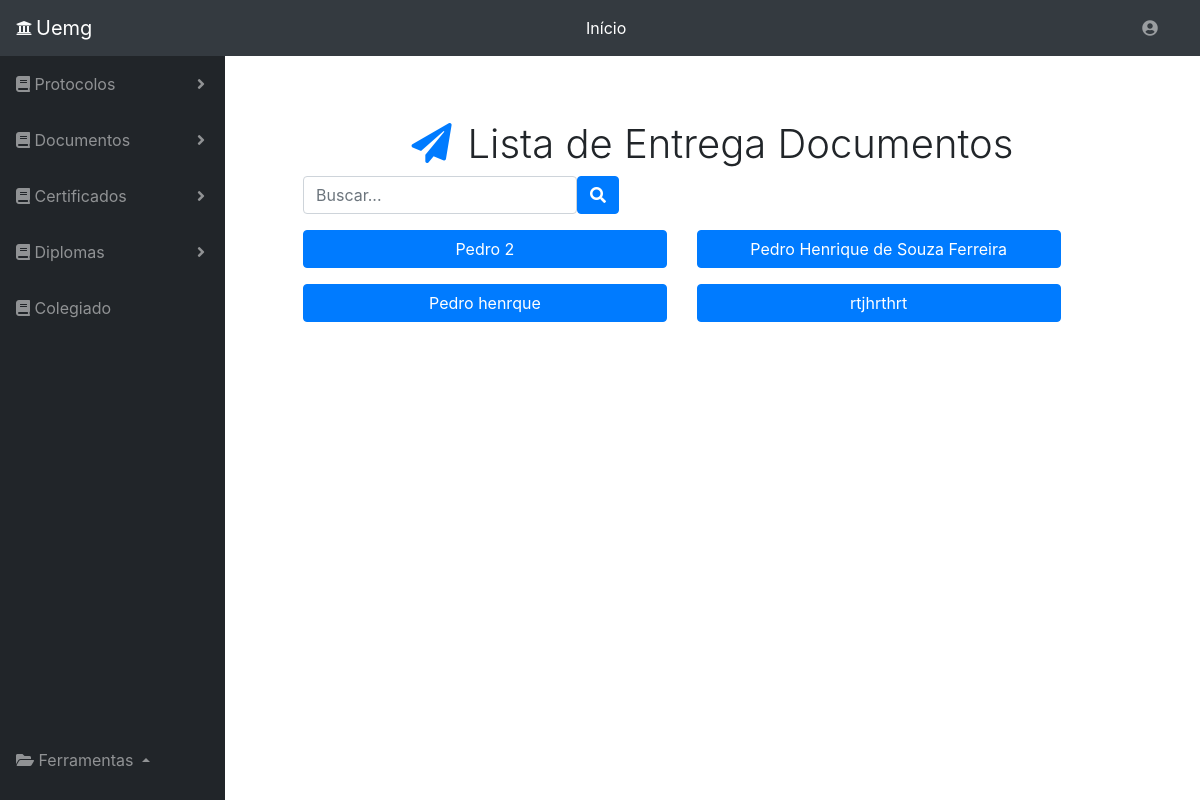
/verficaentregaproto.php, run on an earlier commit of the app's database.
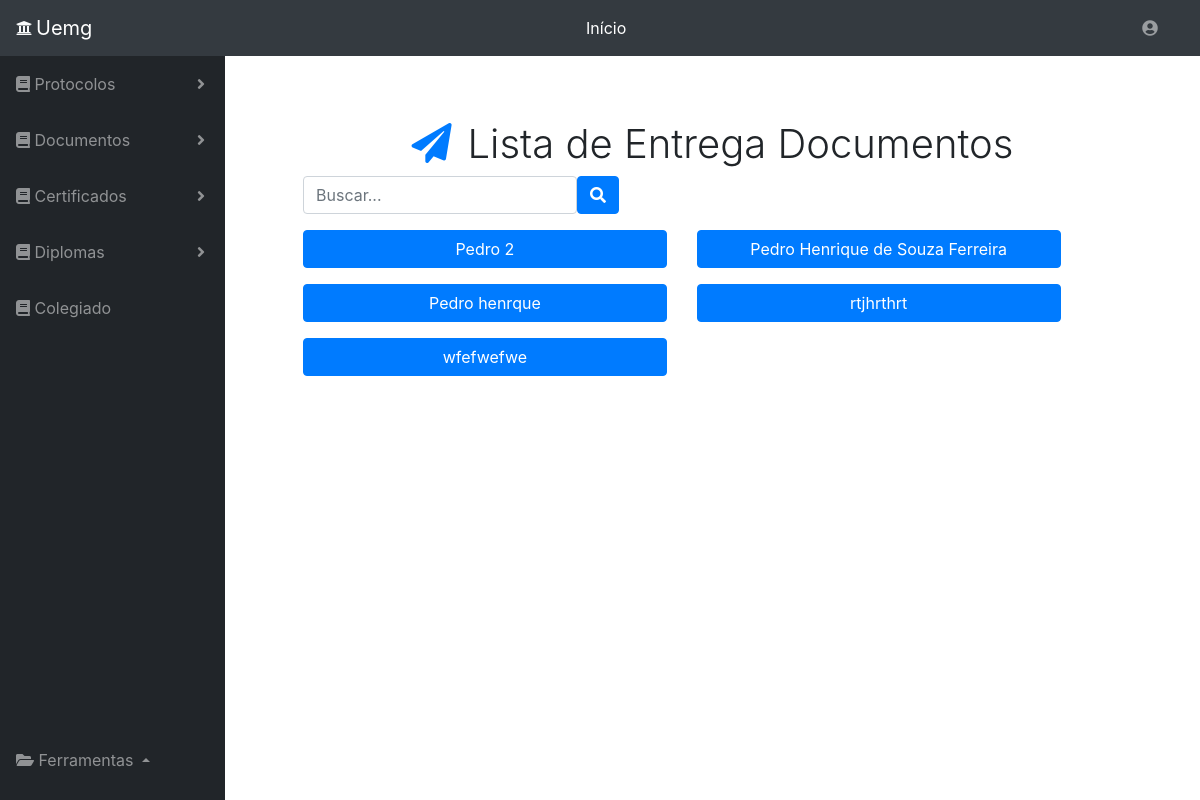
And on a later commit of the database.
### tables this page shows
CREATE TABLE `addentregaprotocolos` (
  `id` int(11) NOT NULL,
  `numproto` varchar(20) NOT NULL,
  `nome` varchar(255) NOT NULL,
  `atendente` varchar(255) NOT NULL,
  `curso` varchar(255) NOT NULL,
  `periodo` varchar(255) NOT NULL,
  `data` date NOT NULL,
  `dataretirada` date NOT NULL,
  `entregue` varchar(255) NOT NULL,
  `descricao` varchar(300) NOT NULL,
  `observacao` varchar(255) NOT NULL,
  `dae` varchar(255) NOT NULL,
  `encaminhamento` varchar(255) NOT NULL,
  `vencimento` varchar(250) NOT NULL,
  `datavencimento` date NOT NULL,
  `status` tinyint(1) NOT NULL
);

### verficaentregaproto.php (the view, shortened to what this page needs)
<!DOCTYPE html>
<head>
    <link rel="stylesheet" href="https://stackpath.bootstrapcdn.com/bootstrap/4.1.3/css/bootstrap.min.css">
    <link rel="stylesheet" type="text/css" media="screen" href="menu.css" />
    <link rel="stylesheet" href="https://use.fontawesome.com/releases/v5.5.0/css/all.css">
</head>
<body id="page-top">
    <nav class="navbar navbar-expand navbar-dark bg-dark static-top">
      <i class="fas fa-university text-light mr-1"></i>
      <a class="navbar-brand mr-1" href="menu.php">Uemg</a>
       <form class="d-none d-md-inline-block form-inline ml-auto mr-0 mr-md-3 my-2 my-md-0">
        <ul class="navbar-nav ml-auto ml-md-0">
            <li class="nav-item dropdown no-arrow">
              <a class="nav-link dropdown-toggle text-white" href="menu.php" id="userDropdown" role="button" >
                Início
              </a>
            </li>
        </ul>
       </form>
      <form class="d-none d-md-inline-block form-inline ml-auto mr-0 mr-md-3 my-2 my-md-0">
        <ul class="navbar-nav ml-auto ml-md-0">
          <li class="nav-item dropdown no-arrow">
            <a class="nav-link dropdown-toggle" href="#" id="userDropdown" role="button" data-toggle="dropdown" aria-haspopup="true" aria-expanded="false">
               <i class="fas fa-user-circle fa-fw"></i>
             </a>
         </li>
        </ul>
      </form>
    </nav>
    <div id="wrapper">
      <?php include_once 'side_bar.php';?>
  <div id="content-wrapper">
        <div class="container-fluid">
          <div class="col-12 text-center my-5">
                               <h1 style="font-weight: 330;"><i class="fa fa-paper-plane text-primary mr-3" aria-hidden="true" ></i>Lista de Entrega Documentos</h1>
           <div class="row">
            <div class="col-12  ">
                <form class="form-inline mb-3 "  >
                  <input class="form-control ml-5" type="search" placeholder="Buscar..." id="buscanome"  onkeyup="buscarDocumentos(this.value)">
                  <button class="btn btn-primary" type="submit"><i class="fas fa-search"></i></button>
                </form>
                <div class ="row" id="resultadoDocs">
                <?php
                        $servername = "127.0.0.1";
                        $database = "protocolos";
                        $username = "root";
                        $password = "";
                          $conn = mysqli_connect($servername, $username, $password, $database);
                          $sql = "SELECT * FROM addentregaprotocolos ORDER BY nome ASC";
                          $consulta = mysqli_query($conn, $sql);
                          while( $dados = mysqli_fetch_assoc($consulta)){
                              ?>
                              <form action="post" class= "col-5">
                                  <button type="submit" class="btn btn-primary ml-5 mb-3" formaction="verentregaproto.php" style="width: 100%;"><?php echo $dados['nome']; ?></button>
                              </form>
                        <?php } ?>
                      </div>
                    </div>
              </div>
          </div>
      </div>
  </body>
</html>

What changed in the data, as far as the page shows it:
added addentregaprotocolos: nome "wfefwefwe"
